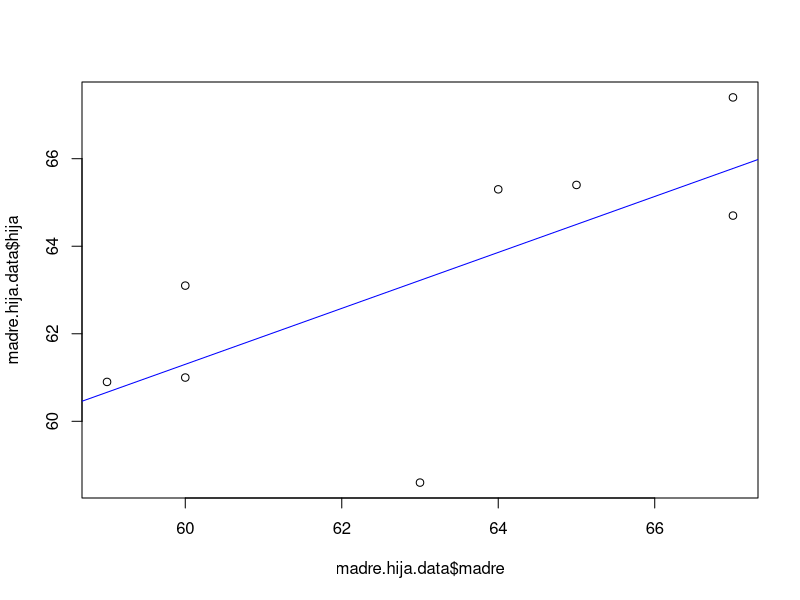
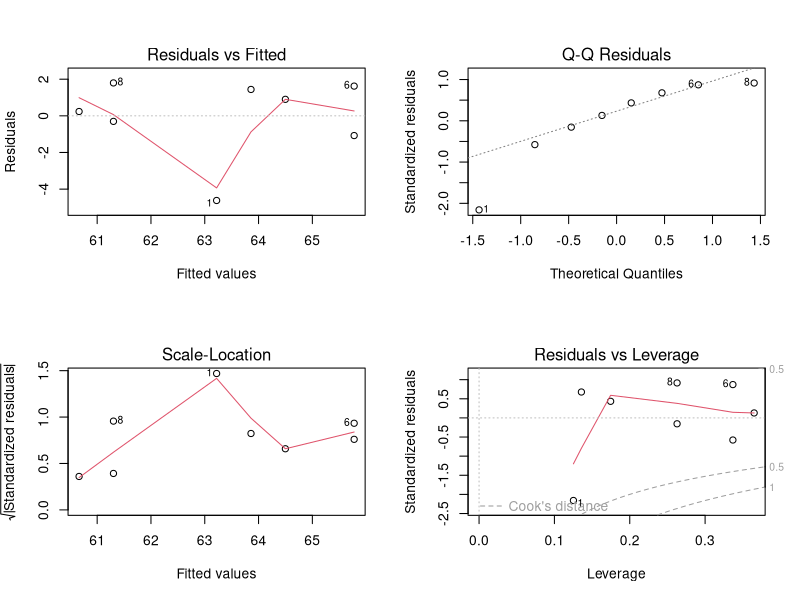

Recreate these plots in R, in order.
## ---- chunk 1
library(ggplot2)
library(dplyr)
library(broom)
library(ggpubr)
## ---- chunk 2
# Importando datos

madre.hija.data <- data.frame(
  madre = c(63, 67, 64, 60, 65, 67, 59, 60),
  hija = c(58.6, 64.7, 65.3, 61, 65.4, 67.4, 60.9, 63.1)
)

madre.hija.data
## ---- chunk 3
# Generando la regresión lineal

madre.hija.lm = lm(hija ~ madre, data = madre.hija.data)

summary(madre.hija.lm)
## ---- chunk 4
# Visualizando
plot(madre.hija.data$madre, madre.hija.data$hija)

abline(madre.hija.lm, col="blue")
## ---- chunk 5
# Gráficas para corroborar homocedasticidad y normalidad
par(mfrow=c(2,2)) 
plot(madre.hija.lm)
par(mfrow=c(1,1))
## ---- chunk 6
# Prueba adicional de normalidad
shapiro.test(madre.hija.data$madre)
## ---- chunk 7
# Residuales
mean(cbind(ei=residuals(madre.hija.lm, type='working'),
      pi=residuals(madre.hija.lm, type='pearson'),
      di=rstandard(madre.hija.lm),
      ri=rstudent(madre.hija.lm)))
## ---- chunk 8
cor(madre.hija.data$hija, madre.hija.data$madre)
